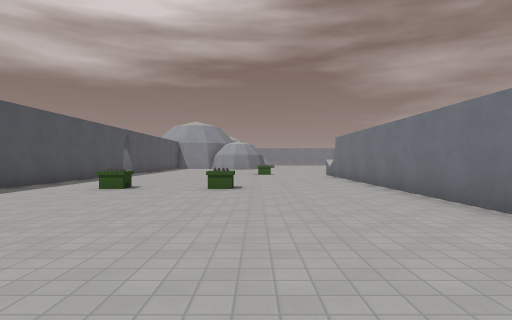
[1] (above)

24 first-person views from a walk through a 3-D level made in the Godot game engine. The camera is 1.3 m above the floor, looks level and sees 75° across. The floor is counted in squares, 2 m on a side. Each view is taken from the middle of a square. On the plan, view 1 faces up. The plan holds only what a view shows up to about 10 squares ahead; the rest is blank. The place goes on beyond the plan. Characters and animated objects are not drawn. Some surface patterns are stand-ins.

[2]
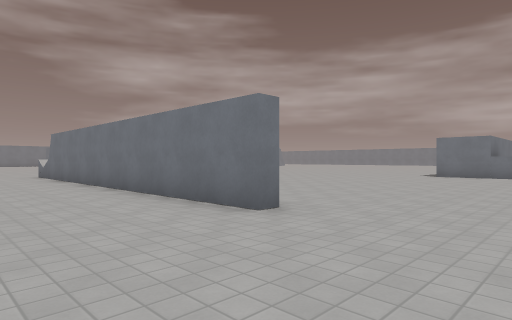

[3]
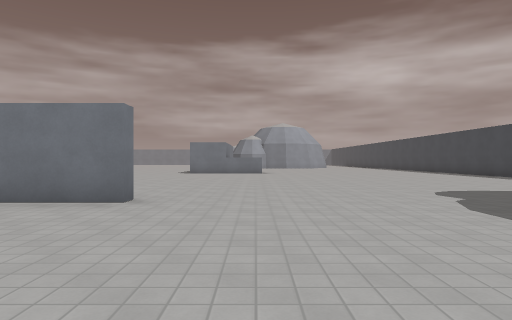

[4]
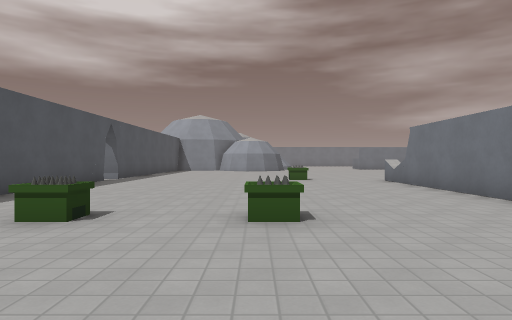

[5]
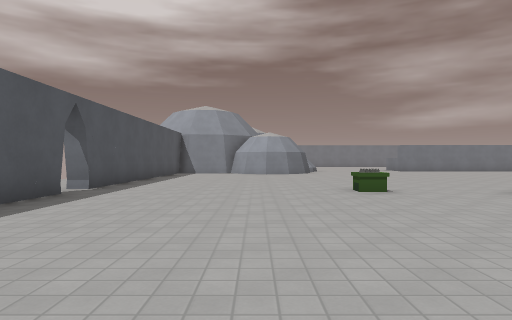

[6]
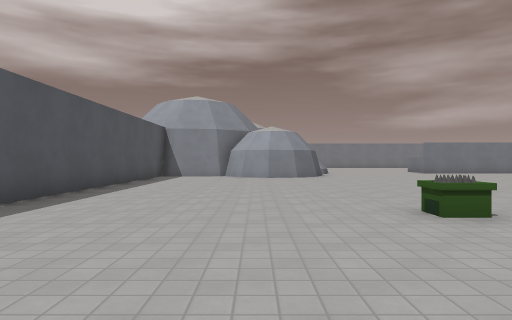

[7]
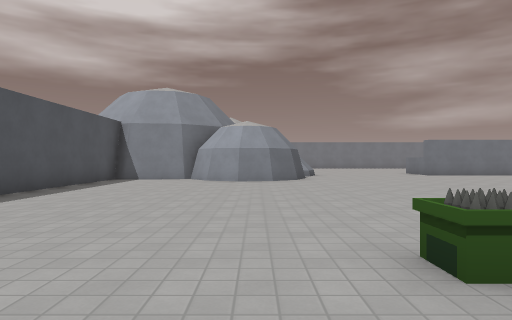

[8]
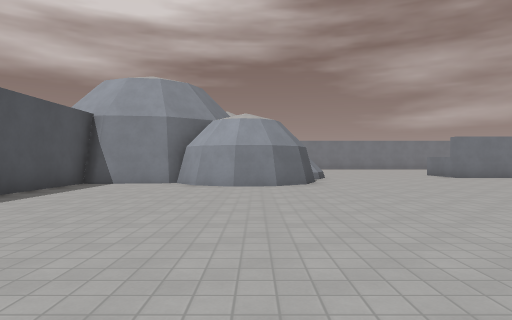

[9]
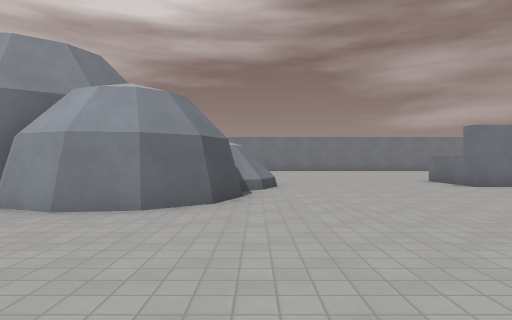

[10]
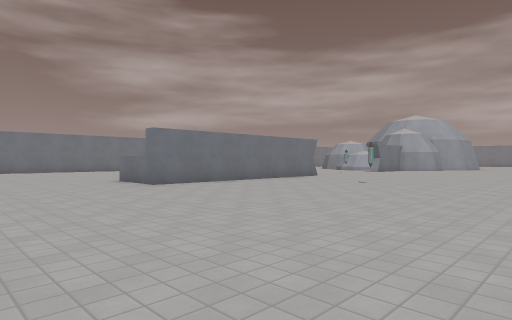

[11]
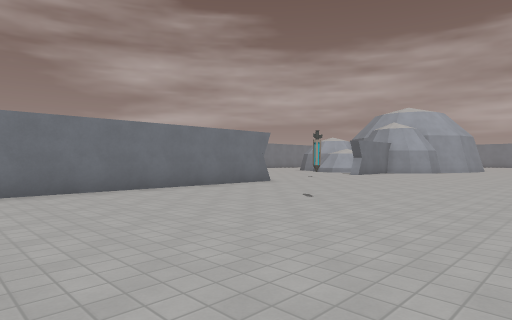

[12]
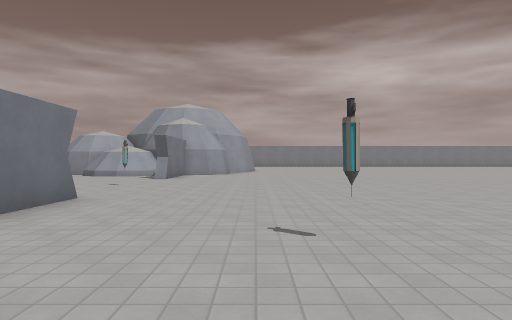

[13]
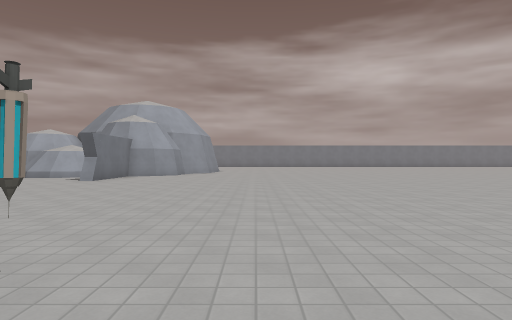

[14]
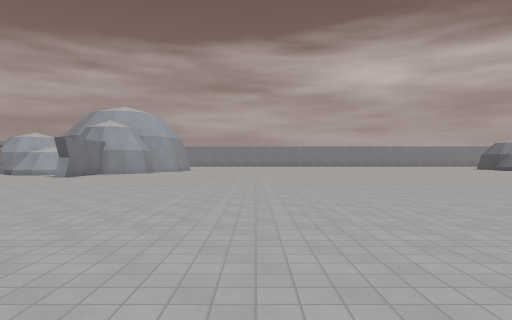

[15]
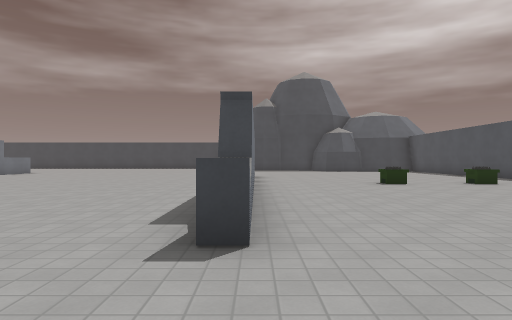

[16]
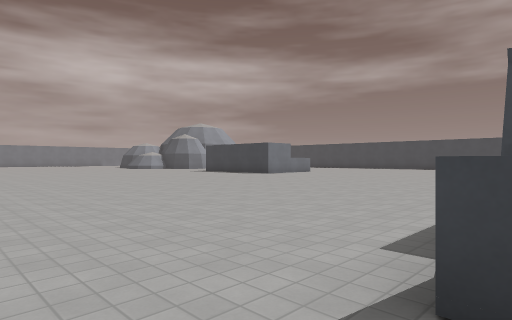

[17]
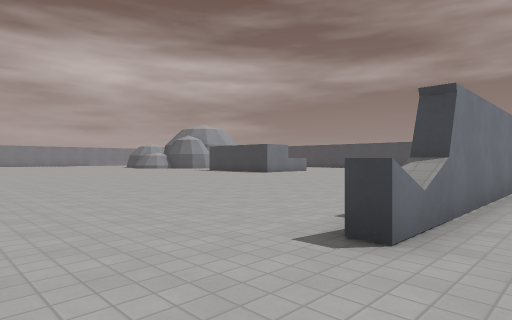

[18]
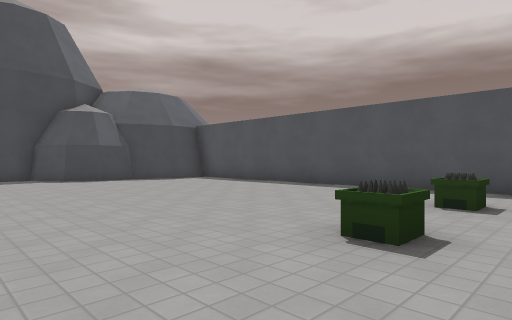

[19]
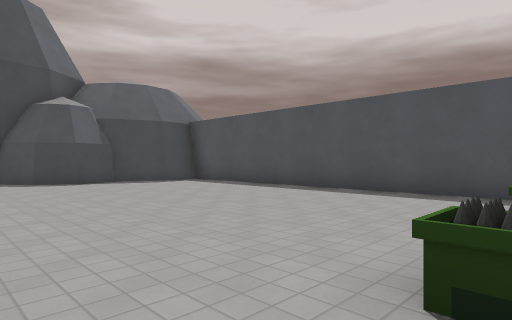

[20]
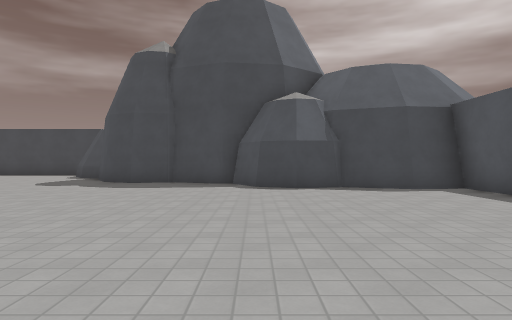

[21]
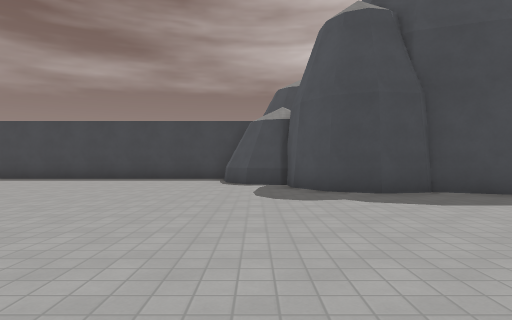

[22]
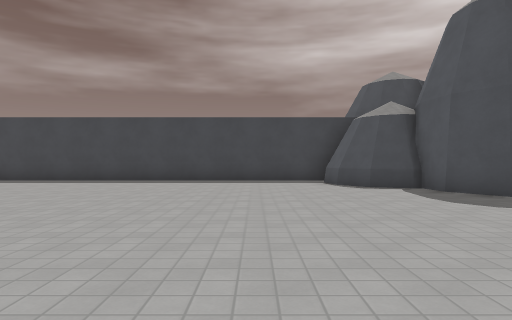

[23]
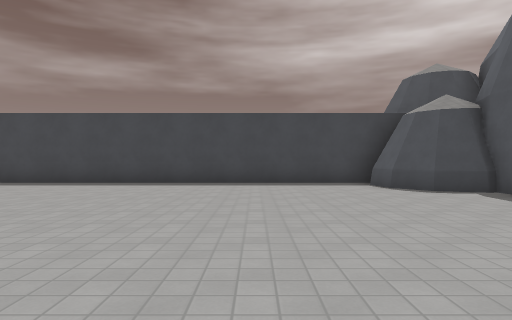

[24]
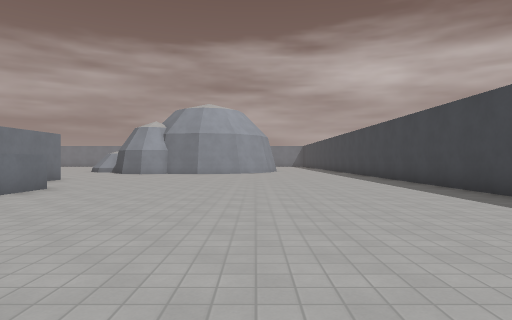

### Floor plan
Points are (right, up) in squares from view 1. A wall is a line through its corners. A room is listed if a view was taken in it or the views show most of it. See-through windows are left out.
Room 1 (views 1, 2, 3, 4, 5, 6, 7, 8, 9, 10, 11, 12, 13, 14, 15, 16, 17, 18, 19, 20, 21, 22, 23, 24)
walls: (3, 13) (3.5, 13); (3.5, 3) (3.1, 3) (3.1, 14.5) (3.5, 14.5); (15.5, 0.7) (14.1, 0.7); (18, 2.4) (16.4, 2.4); (-5.7, 14.5) (-5.7, -1.7) (-4.4, -1.5) (-3.2, -2) (-2, -1.8) (-1, -2.2) (-0.3, -3.3) (-0.1, -3.2) (1.5, -3.9); (-1.4, 23.2) (-2.5, 23.6) (-3.2, 24.5) (-4.6, 24.3); (0.6, 25) (0.3, 24) (-0.5, 23.4); (13.6, 27) (6.3, 27) (6.3, 29); (0.8, 26.7) (0.4, 26.4); (1.2, 27.4) (0.8, 26.5); (-3, 24.9) (-3.6, 24.4); (1.5, -3.7) (2.6, -3.5) (3.5, -3.9) (4.1, -4.8) (4.2, -5.8) (5.1, -6.2) (5.6, -6.8) (5.8, -7.8); (4.3, -5.7) (5.2, -6) (5.8, -6.8) (6, -7.7); (-5.7, 24.5) (-5.7, 15.4) (-6.2, 15.4); (5.4, -8.6) (18, -8.6)
low walls: (1.5, 27.2) (1.2, 26.4); (1.3, 27.3) (1, 26.5)
ways out: opening at (-6, 15)
objects: other object (-3, 8); other object (-1, 8); other object (0, 15); other object (11, 23); other object (17, 27)

Positions as (right, up) in squares from view 1, and headings:
1: (0, 0), facing up
2: (0, 0), facing up-right
3: (-2, 1), facing right
4: (-1, 4), facing up
5: (-2, 8), facing up
6: (-2, 11), facing up
7: (-1, 13), facing up
8: (-1, 15), facing up
9: (1, 19), facing up
10: (2, 19), facing up-right
11: (6, 20), facing up-right
12: (8, 24), facing right
13: (9, 22), facing right
14: (7, 20), facing right
15: (3, 17), facing down
16: (3, 16), facing down-right
17: (2, 17), facing down-right
18: (2, 9), facing down-left
19: (1, 8), facing down-left
20: (-1, 6), facing down
21: (5, 3), facing down
22: (8, 2), facing down
23: (9, 1), facing down
24: (8, -4), facing right
